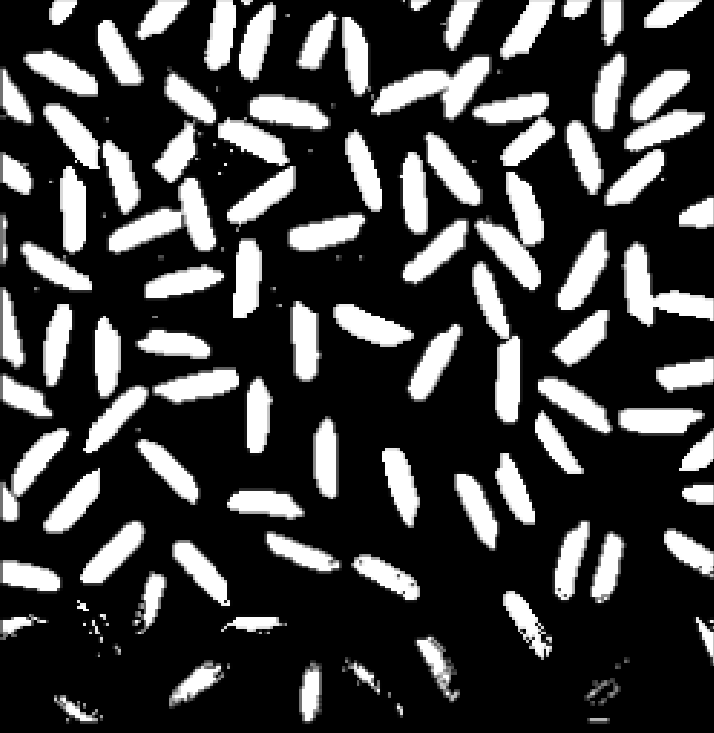
#> input picture q1/img.png, 714 x 733 px, found by its file name
$ jupyter execute q1.ipynb
#> lines starting #> are read from the running program, lines starting #| are printed output that depends on the picture; after the words box and inside, x2 and y2 are one past the last pixel; in counts of white or black regions, pixels touching at a corner belong together
[cell 1]
import cv2
import numpy as np
import matplotlib.pyplot as plt

[cell 2]
# custom plot image function
def plot_image(image):
  plt.figure(figsize=(6,6))
  plt.imshow(image, cmap='gray')
  plt.axis('off')

# plot image and histogram function
def plot_image_and_histogram(image):
  fig, axes = plt.subplots(1, 2, figsize=(12, 4))
  axes[0].imshow(image, cmap='gray')
  axes[0].axis('off')
  axes[1].hist(image.ravel(), color='black')
  axes[1].set_title('Histograma')
  axes[1].set_xlabel('Pixel')
  axes[1].set_ylabel('Ocorrência')
  plt.show()

# remove noise function
def remove_noise(image, kernel_size=3):
  structuring_element =  np.ones((kernel_size, kernel_size), np.uint8)
  opened_image = cv2.morphologyEx(image, cv2.MORPH_OPEN, structuring_element, iterations=5)
  dilated_image = cv2.equalizeHist(opened_image)
  return dilated_image

# Otsu method
def otsu_threshold(image):
  th , binary_image = cv2.threshold(image, 0, 255, cv2.THRESH_BINARY + cv2.THRESH_OTSU)
  print("Otsu threshold:", th)
  return binary_image

# count objects
def count_objects(binary_image):
  image = binary_image.copy()
  found_objects = 0
  rows, cols = image.shape
  for j in range(rows):
      for i in range(cols):
          pixel = image[j, i]
          if 255 == pixel:
              found_objects += 1
              cv2.floodFill(image, None, (i, j), found_objects)
  return found_objects

# generate image with the number of objects found
def get_annoted_objects(binary_image):
  image = binary_image.copy()
  contours, hierarchy = cv2.findContours(image, cv2.RETR_EXTERNAL, cv2.CHAIN_APPROX_SIMPLE)
  output_image = cv2.cvtColor(image, cv2.COLOR_GRAY2BGR)
  cv2.drawContours(image, contours, -1, (0, 255, 0), 2)
  for i, contour in enumerate(contours):
      M = cv2.moments(contour)
      if M["m00"] != 0:
          cX = int(M["m10"] / M["m00"])
          cY = int(M["m01"] / M["m00"])
          cv2.putText(output_image, str(i + 1), (cX, cY), cv2.FONT_HERSHEY_SIMPLEX, 0.5, (0, 0, 255), 2)
  return cv2.cvtColor(output_image, cv2.COLOR_BGR2RGB)

# generate image with marked contours
def get_image_on_contours(binary_image):
  image = binary_image.copy()
  contours, hierarchy = cv2.findContours(image, cv2.RETR_EXTERNAL, cv2.CHAIN_APPROX_SIMPLE)
  image_with_contours = cv2.cvtColor(image, cv2.COLOR_GRAY2BGR)
  cv2.drawContours(image_with_contours, contours, -1, (0, 255, 0), 2)
  return  cv2.cvtColor(image_with_contours, cv2.COLOR_BGR2RGB)

# plot two images side by side
def plot_two_images_side_by_side(image_1,image_2):
  fig, axes = plt.subplots(1, 2, figsize=(15, 8))
  axes[0].imshow(image_1, cmap='gray')
  axes[0].axis('off')
  axes[1].imshow(image_2)
  axes[1].axis('off')

[cell 3]
path="/content/img.png"
image = cv2.imread(path, cv2.IMREAD_GRAYSCALE)
#> image is the input picture: shape (733, 714); min 0, max 255, mean 64.1

* Realizando uma inspeção inicial na imagem, é possível verificar a presença de elementos como pequenos pontos brancos que se configuram como ruído, não fazendo parte do(s) objeto(s) de interesse.

* Observando o histograma da imagem, é possível verificar que a imagem fornecida trata-se de uma imagem em tons de cinza (pois existem pixels com valores diferentes de 0 e 255), porém, grande parte das ocorrências estão concentradas em 0 (fundo) e 255 (objetos).

[cell 4]
plot_image_and_histogram(image)

*  Para realizar a remoção do ruído, utilizou-se operações morfológicas, inicialmente, especificamente, a operação de abertura, composta por duas operações fundamentais: erosão seguida de dilatação.

* Aplicação da Erosão, a qual tem como objetivo reduzir  as bordas de objetos em uma imagem. Essa operacao  é bastante útil para remover esses pequenos elementos brancos, uma vez os objetos claros se tornarão menores e as regiões escuras aumentarão;

* Aplicação da Dilatação, a qual tem como objetivo dilatar as regioes de fronteira dos objetos, uma vez que os objetos escuros se tornarão menores e as regiões claras
aumentarão.

* Foram realizadas 5 iterações dessa operação. Além disso, ao final do processo, foi aplicada uma equalização de histograma na imagem, de modo a uniformizar a distribuição dos pixels.

[cell 5]
plot_image(remove_noise(image))

* O passo seguinte consistiu em limiarizar a imagem, uma vez que existem tons de cinza presentes na imagem. Para a realização do processo de contagem, é necessário que haja apenas dois tons de cores: neste caso, fundo (0) e objetos (255).

* Para realizar essa tarefa, foi utilizado o **Método de Otsu**, que permite encontrar o limiar ideal para o processo de binarização da imagem.

[cell 6]
binary_image = otsu_threshold(remove_noise(image))
#> in otsu_threshold, `th , binary_image = cv2.threshold(image, 0, 255, cv2.THRESH_BINARY + c..`:
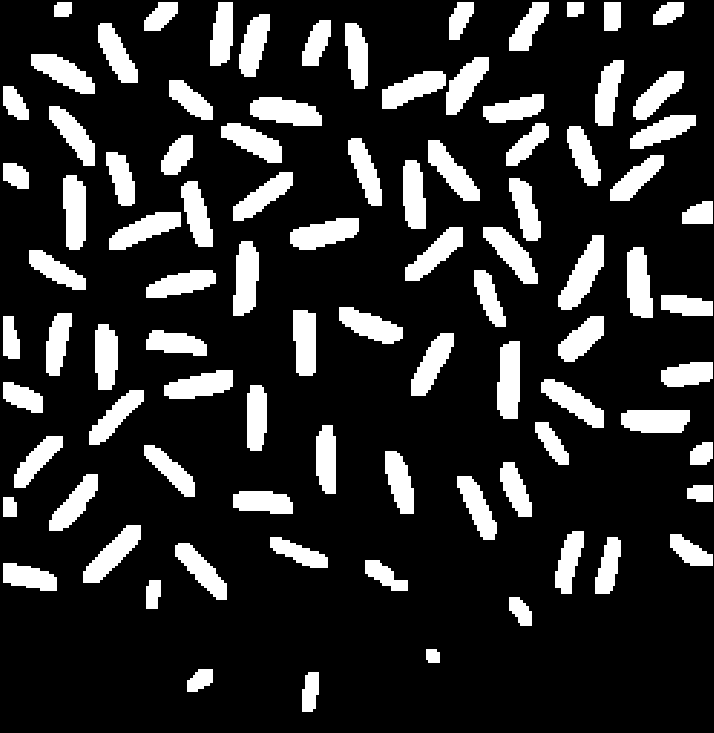
#> binary_image: shape (733, 714); 18.2% white; 90 white regions
#> in otsu_threshold, `th , binary_image = cv2.threshold(image, 0, 255, cv2.THRESH_BINARY + c..`: th = 100
#| Otsu threshold: 100.0
plot_image(binary_image)

* As operações morfológicas aplicadas e a remoção do ruído foram fundamentais para a separação dos objetos e, além disso, para a separação dos objetos que se tocam.

* A etapa seguinte consiste em percorrer a imagem e contar a quantidade de objetos presentes na imagem.

[cell 7]
quantity_of_objects = count_objects(binary_image)
#> after the loop in count_objects, `for j in range(rows):`:
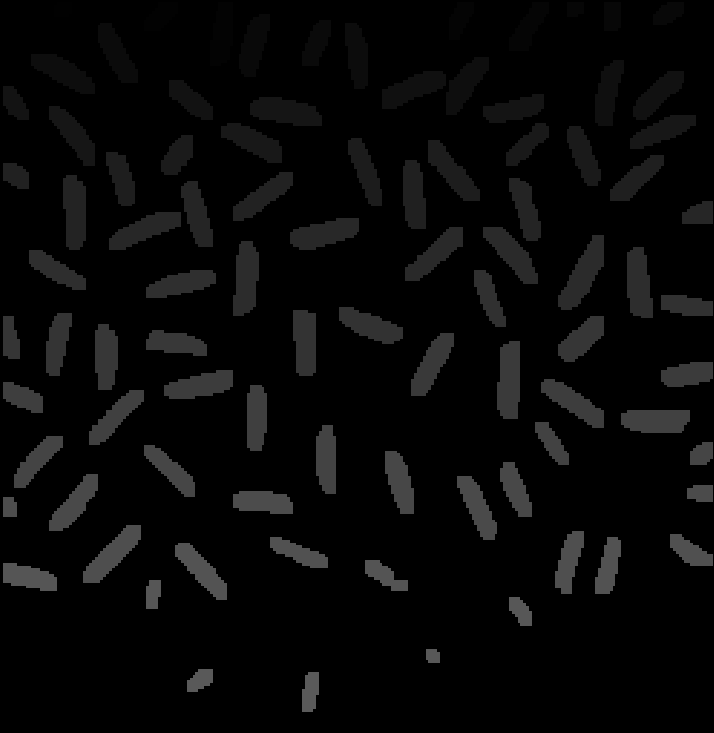
#> image: shape (733, 714); 18.16% of pixels changed, all inside (x1, y1, x2, y2) = (3, 2, 713, 712)
#> after the loop in count_objects, `for j in range(rows):`: found_objects = 90
#> quantity_of_objects = 90
print("Quantidade de objetos econtrados:", quantity_of_objects)
#| Quantidade de objetos econtrados: 90

[cell 8]
plot_two_images_side_by_side(get_annoted_objects(binary_image),get_image_on_contours(binary_image))
#> in get_annoted_objects, `contours, hierarchy = cv2.findContours(image, cv2.RETR_EXTERNAL, cv2.C..`: contours = 90 contours; largest, box (x1, y1, x2, y2) and area: (558, 235, 604, 310) 1560, (497, 341, 520, 419) 1468, (250, 97, 322, 126) 1432, (233, 241, 259, 316) 1426, (290, 218, 359, 250) 1386
#> in get_annoted_objects, `output_image = cv2.cvtColor(image, cv2.COLOR_GRAY2BGR)`: output_image: shape (733, 714, 3); 18.2% white; 90 white regions, largest, box (x1, y1, x2, y2) and area: (558, 235, 604, 310) 1668, (497, 341, 520, 419) 1565, (250, 97, 322, 126) 1527
#> in get_annoted_objects, `cv2.drawContours(image, contours, -1, (0, 255, 0), 2)`:
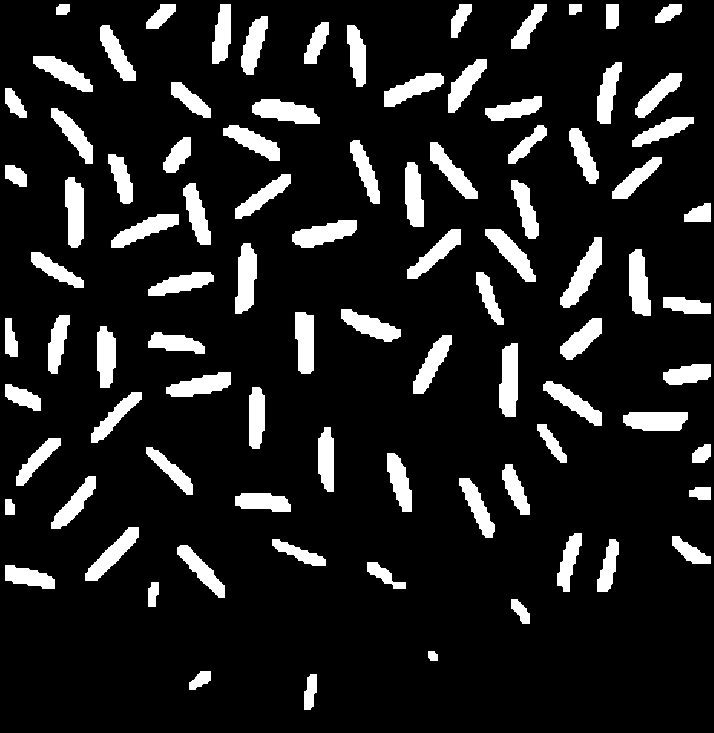
#> image: shape (733, 714); 12.8% white; 90 white regions
#> the loop in get_annoted_objects, `for i, contour in enumerate(contours):` made 90 passes
#> (cX, cY) on passes 1 to 12: (310, 691), (199, 679), (432, 655), (520, 610), (152, 593), (28, 576), (384, 575), (201, 570), (608, 566), (298, 552), (689, 551), (568, 560)
#> after the loop in get_annoted_objects, `for i, contour in enumerate(contours):`:
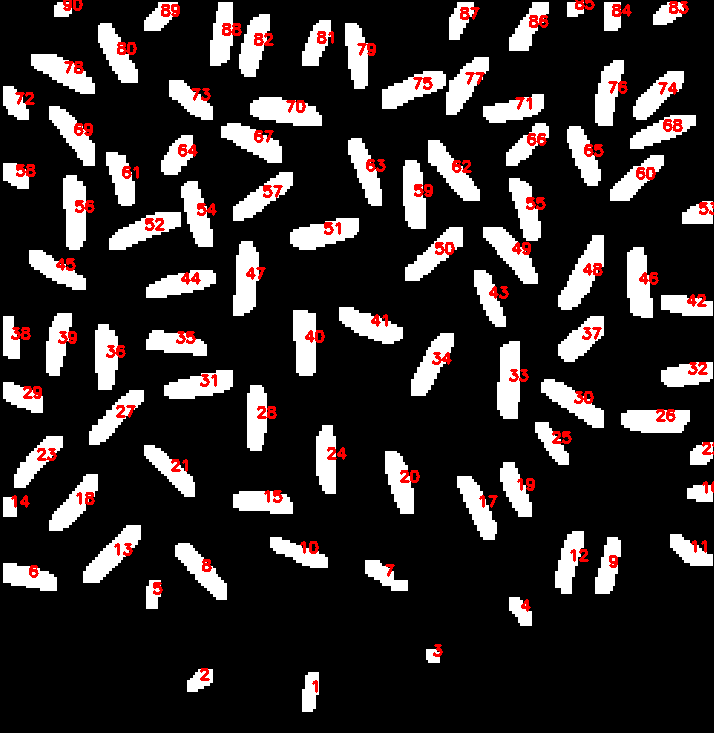
#> output_image: shape (733, 714, 3); mean B, G, R 42.3, 42.3, 48.6
#> in get_image_on_contours, `cv2.drawContours(image_with_contours, contours, -1, (0, 255, 0), 2)`:
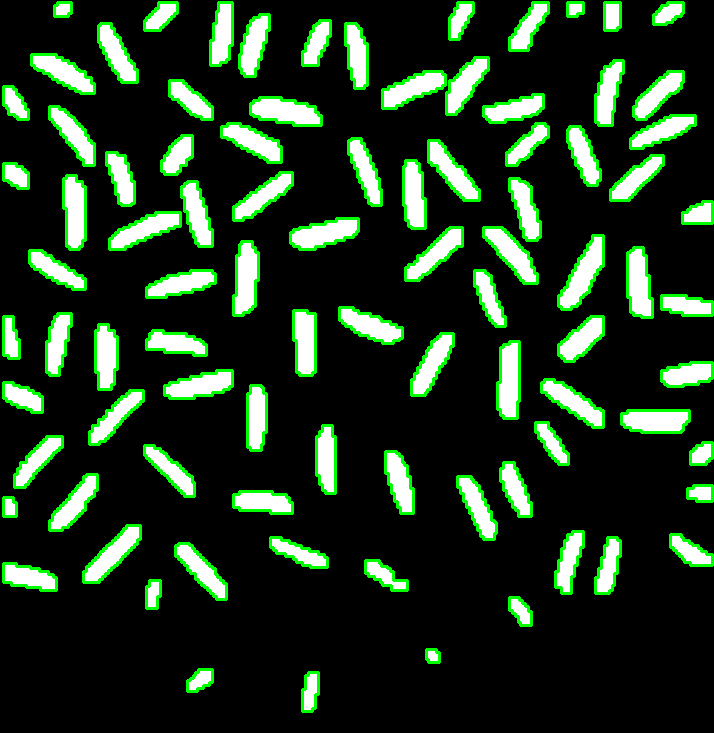
#> image_with_contours: shape (733, 714, 3); mean B, G, R 32.6, 53.3, 32.6

* Conforme é possível verificar, os objetos foram contabilizados com sucesso, não havendo duplicação de contagem em um mesmo objeto, nem dois objetos sendo contabilizados como um só.

* Uma outra abordagem possível seria utilizar o **Algoritmo de Watershed**. Esse algoritmo, utilizado para segmentação de imagens, pode ser empregado para contar a quantidade de objetos presentes na imagem, uma vez que ele segmenta a imagem em regiões distintas, separando objetos que inicialmente estão conectados.

* Ao segmentar a imagem e isolar os objetos, é possível contar o número de regiões ou componentes segmentados, o que corresponde ao número de objetos na imagem.

* Utilizando a imagem livre de ruído obtida anteriormente, o primeiro passo consiste na obtenção dos marcadores que servirão como base para a segmentação. Para isso, utiliza-se a **Transformada da Distância**, que calculará a distância de cada pixel até o objeto mais próximo.

[cell 9]
kernel=np.ones((3,3),np.uint8)
sure_bg = cv2.dilate(binary_image,kernel,iterations=1)
#> sure_bg: shape (733, 714); 21.2% white; 90 white regions, largest, box (x1, y1, x2, y2) and area: (557, 234, 605, 311) 1914, (496, 340, 521, 420) 1771, (249, 96, 323, 127) 1733
dist_transform = cv2.distanceTransform(binary_image,cv2.DIST_L2,5)
ret, sure_fg = cv2.threshold(dist_transform,0.1*dist_transform.max(),255,0)
#> sure_fg: shape (733, 714) float32; 15.5% white; 90 white regions, largest, box (x1, y1, x2, y2) and area: (559, 236, 603, 309) 1453, (498, 342, 519, 418) 1373, (251, 98, 321, 125) 1340
#> ret = 1.2

plot_two_images_side_by_side(dist_transform,cv2.cvtColor(sure_fg, cv2.COLOR_GRAY2RGB));
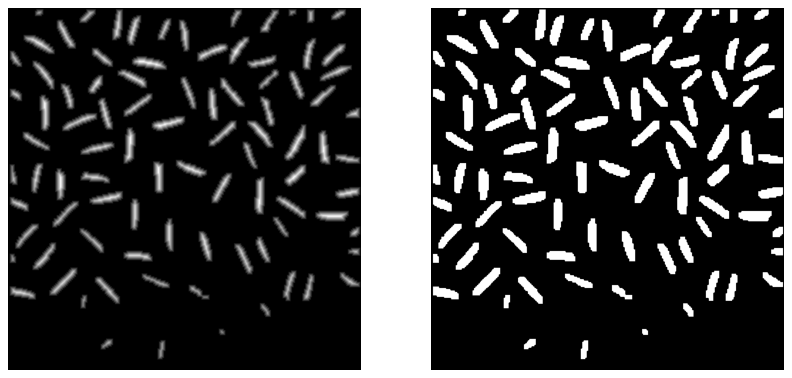
#> figure drawn by matplotlib, 2 panels

* A etapa seguinte consistiu na detecção dos componentes conectados no primeiro plano e os marcou com números inteiros diferentes.

* Por fim, aplicou-se o **Algoritmo de Watershed** para segmentar a imagem com base nos marcadores definidos.

[cell 10]
sure_fg = np.uint8(sure_fg)
unknown = cv2.subtract(sure_bg,sure_fg)
#> unknown: shape (733, 714); 5.7% white in thin lines or dots
ret, markers = cv2.connectedComponents(sure_fg)
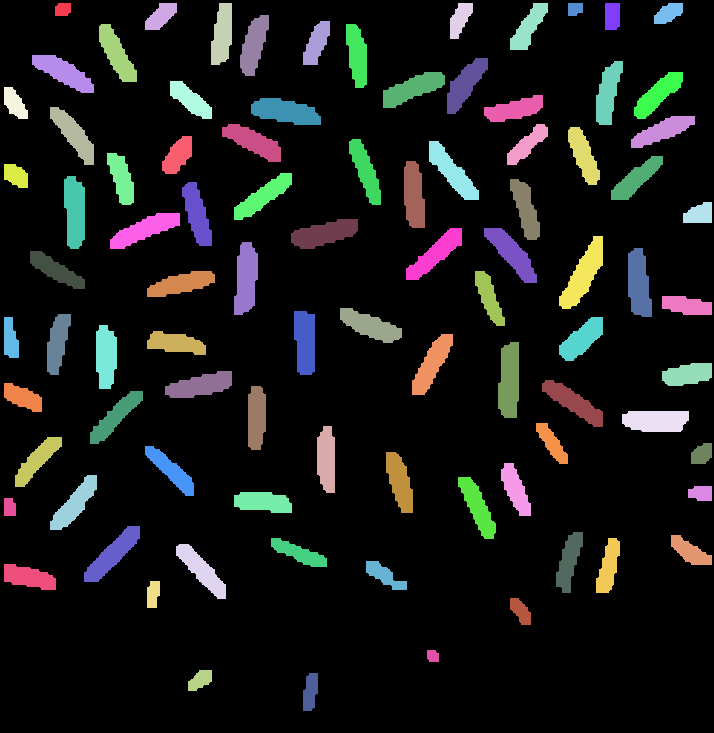
#> markers: shape (733, 714) int32; 91 distinct labels, from 0 to 90; one colour per label, 0 black
#> ret = 91
markers = markers+1
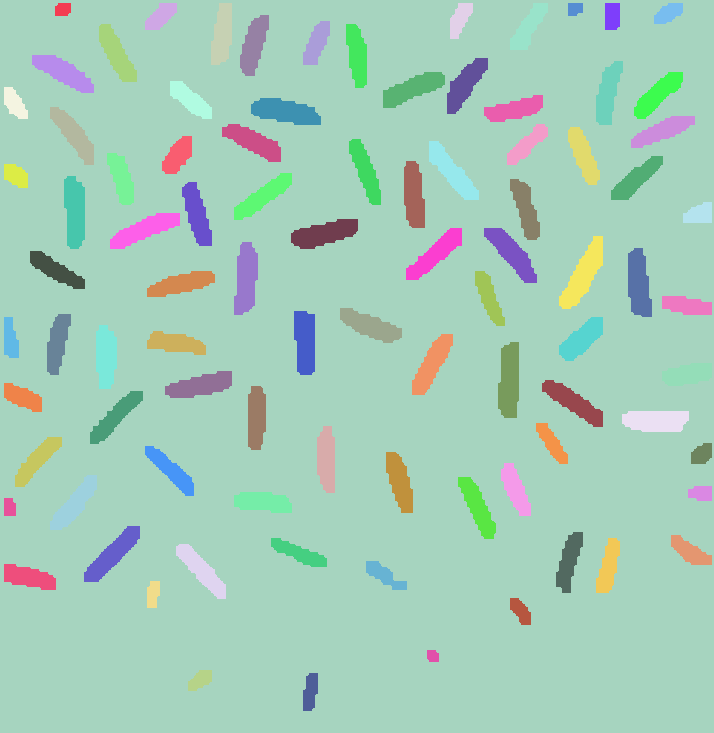
#> markers: shape (733, 714) int32; 91 distinct labels, from 1 to 91; one colour per label, 0 black
markers[unknown==255] = 0
markers = cv2.watershed(cv2.imread(path),markers)
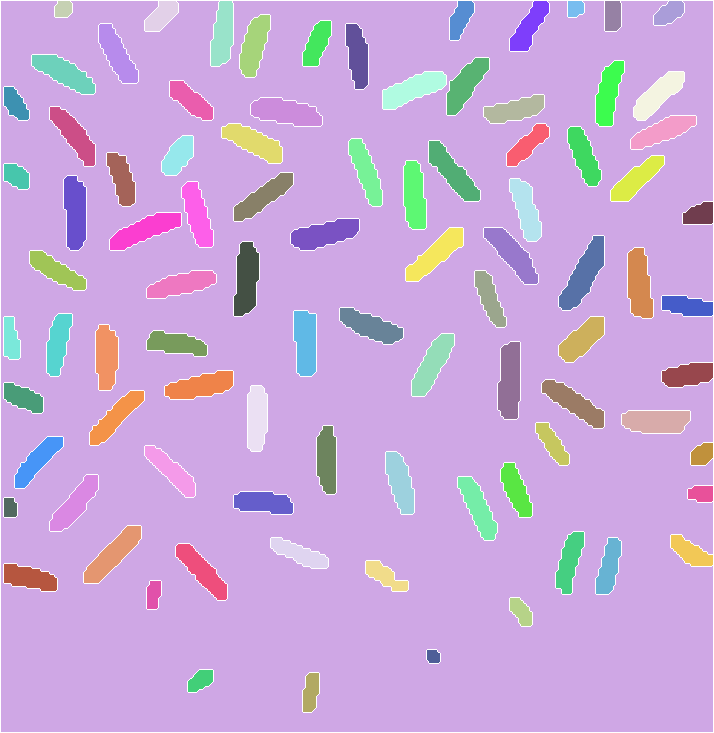
#> markers: shape (733, 714) int32; 92 distinct labels, from -1 to 91; one colour per label, 0 black, -1 white

[cell 11]
print("Quantidade de objetos econtrados:", len(np.unique(markers)) - 2) # Remoção do fundo e das bordas da contagem
#| Quantidade de objetos econtrados: 90
